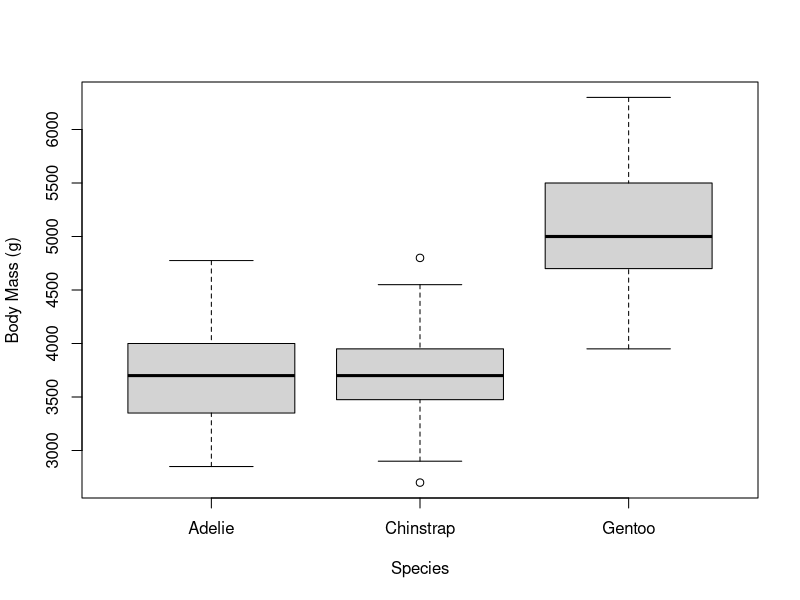
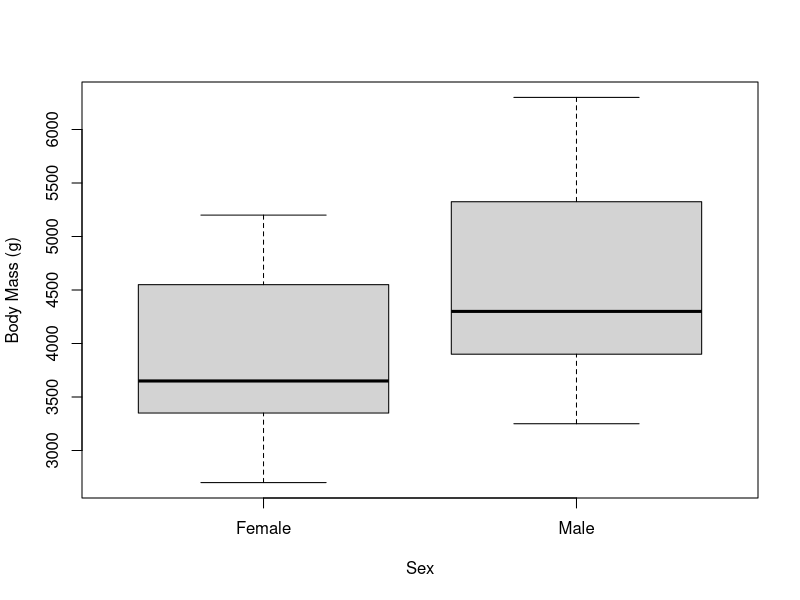
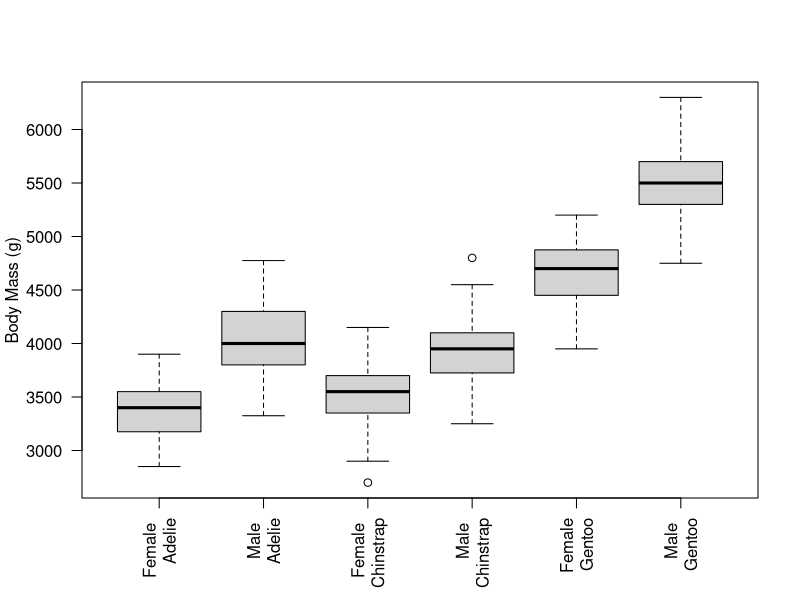

These charts were generated, in order, by the following R code:
## ---- chunk 1
knitr::opts_chunk$set(echo = TRUE)
require(palmerpenguins)
## ---- chunk 2
fit_species = 
  lm(
    formula = body_mass_g ~ species,
    data = penguins)
## ---- chunk 3
fit_sex = 
  lm(
    formula = body_mass_g ~ sex,
    data = penguins)
## ---- chunk 4
fit_both = 
  lm(
    formula = body_mass_g ~ species + sex,
    data = penguins)
## ---- chunk 5
boxplot(formula = body_mass_g ~ species,
        data = penguins, 
        ylab = "Body Mass (g)",
        xlab = "Species")
## ---- chunk 6
boxplot(formula = body_mass_g ~ sex,
        data = penguins, 
        ylab = "Body Mass (g)",
        xlab = "Sex",
        names = c("Female", "Male"))
## ---- chunk 7
boxplot(formula = body_mass_g ~ sex + species,
        data = penguins,
        ylab = "Body Mass (g)",
        xlab = " ",
        las = 2,
        names = c("Female \n Adelie", "Male \n Adelie", 
                  "Female \n Chinstrap", "Male \n Chinstrap",
                  "Female\n Gentoo", "Male \n Gentoo"))
## ---- chunk 8
bartlett.test(body_mass_g ~ species, data=penguins)
## ---- chunk 9
bartlett.test(body_mass_g ~ sex, data=penguins)
## ---- chunk 10
ss = aggregate(
  body_mass_g ~ species + sex,
  data = penguins,
  FUN = c)
str(ss)

bartlett.test(ss$body_mass_g)
